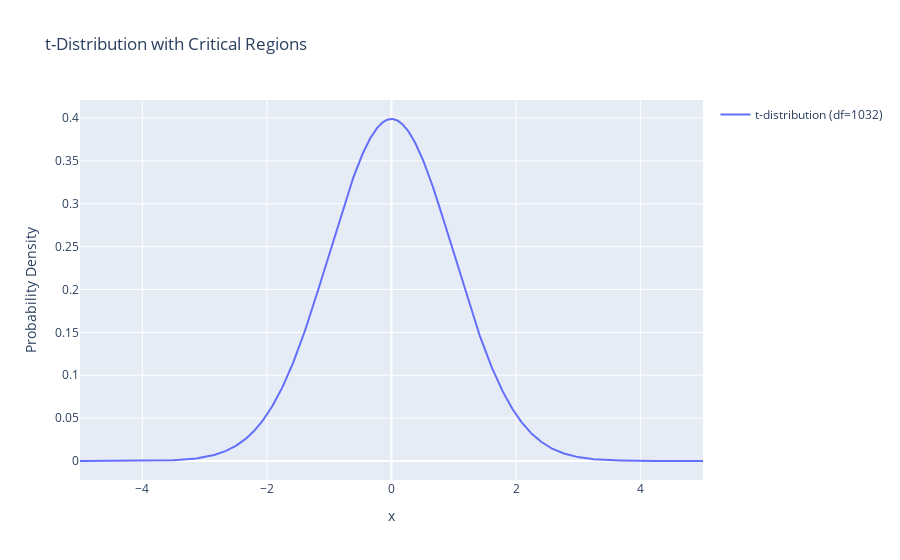

Notebook code for this chart:
### Code cell
import numpy as np
from plotly import graph_objs as go
from scipy.stats import t

df = 1032
x = np.linspace(-5, 5, 1000)
y = t.pdf(x, df)

fig = go.Figure()
fig.add_trace(go.Scatter(x=x, y=y, mode='lines', name=f't-distribution (df={df})'))

# Add titles and labels
fig.update_layout(
    title='t-Distribution with Critical Regions',
    xaxis_title='x',
    yaxis_title='Probability Density',
    showlegend=True
)

# Show the plot
fig.show()

### Figure 1 — Plotly figure (JSON) as saved in the notebook; plotly's stock layout.template omitted (floating-point values rounded to 4 significant figures; data arrays with more than 128 entries replaced by an {"elided": "..."} marker saying what was removed)
{"data": [{"mode": "lines", "name": "t-distribution (df=1032)", "type": "scatter", "x": {"elided": "1000 float values"}, "y": {"elided": "1000 float values"}}], "layout": {"showlegend": true, "title": {"text": "t-Distribution with Critical Regions"}, "xaxis": {"title": {"text": "x"}}, "yaxis": {"title": {"text": "Probability Density"}}}}
